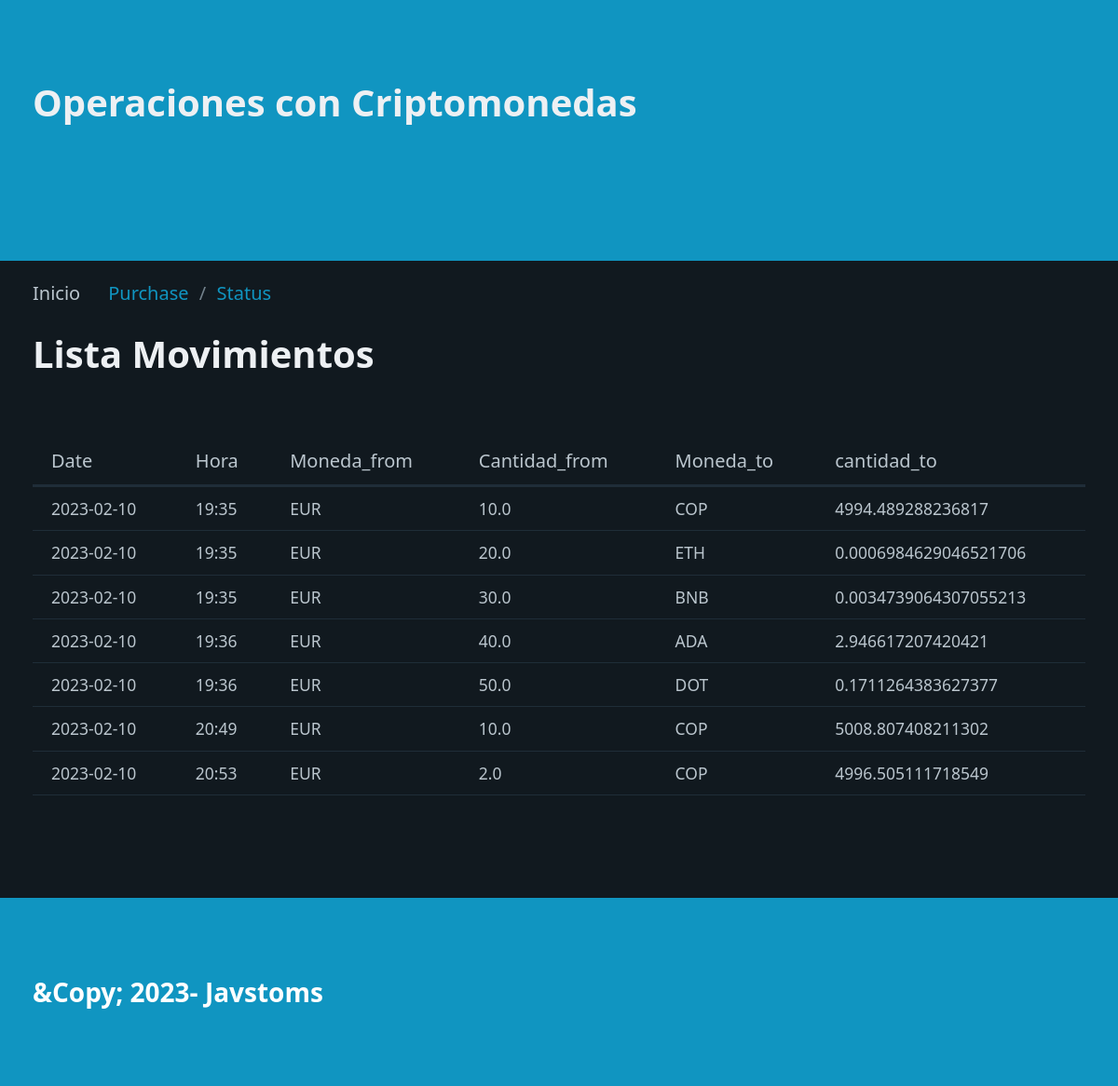
Before: / with the older database file.
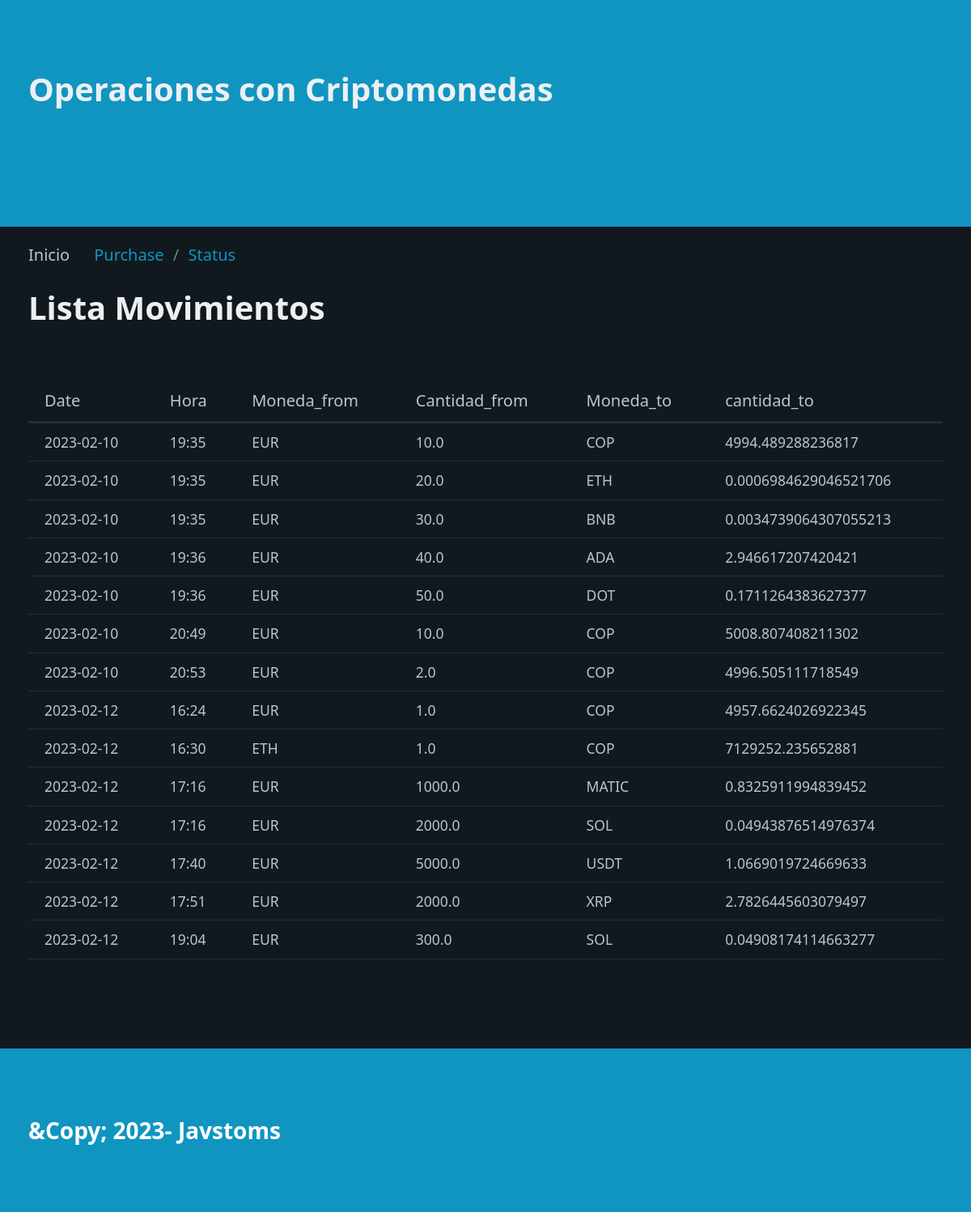
After: the same page with the newer database file.
### tables this page shows
CREATE TABLE "criptos" (
	"id"	INTEGER,
	"date"	TEXT NOT NULL,
	"hora"	TEXT NOT NULL,
	"Moneda_from"	TEXT NOT NULL,
	"Cantidad_from"	REAL NOT NULL,
	"Moneda_to"	TEXT NOT NULL,
	"cantidad_to"	REAL NOT NULL,
	PRIMARY KEY("id" AUTOINCREMENT)
);

### registros_ig/routes.py (the view)
@app.route("/")
def index():
    registros=select_all()
    return render_template("index.html", pageTitle="Registro y movimientos de Criptomonedas",data=registros, page='Inicio')

### registros_ig/models.py (called while the page is built)
def select_all():
    connet=Conexion("SELECT id,date,hora,Moneda_from,Cantidad_from,Moneda_to, cantidad_to FROM criptos order by date;")
    filas = connet.cur.fetchall()#capturo las filas de datos
    columnas = connet.res.description#capturo los nombres de columnas
    resultado = []#lista para guardar diccionario
    for fila in filas:
        dato = {}#diccionario para cada registro
        posicion = 0#posicion columna
        for campo in columnas:
            dato[campo[0]]=fila[posicion]
            posicion += 1
        resultado.append(dato)
    connet.con.close()
    return resultado

### registros_ig/templates/index.html
{% extends "base.html" %}
{%block section%}
<h1> Lista Movimientos</h1>
<table id="movements_table">
    <thead>
        <tr>
            <th>Date</th>
            <th>Hora</th>
            <th>Moneda_from</th>
            <th>Cantidad_from</th>
            <th>Moneda_to</th>
            <th>cantidad_to</th>
        </tr>
    </thead>
    <tbody>
        {%for movements in data%}
        <tr>
            <td>{{movements.date}}</td>
            <td>{{movements.hora}}</td>
            <td>{{movements.Moneda_from}}</td>
            <td>{{movements.Cantidad_from}}</td>
            <td>{{movements.Moneda_to}}</td>
            <td>{{movements.cantidad_to}}</td>
        </tr>
        {% endfor %}
    </tbody>
</table>
{%endblock%}

### registros_ig/templates/base.html (shortened to what this page needs)
<!DOCTYPE html>
<html lang="en">
<head>
    <link rel="stylesheet" href="/static/css/pico.css">
    <link rel="stylesheet" href="/static/css/styles.css">
</head>
<body>
    <header>
        <div class="container">
            <h1>Operaciones con Criptomonedas</h1>
        </div>
    </header>
    <nav class="container" aria-label="breadcrumb">
        <ul>
            {% if page == "Inicio" %}
            <li>Inicio</li>
            <li><a href="/purchase">Purchase</a></li>
            <li><a href="/status">Status</a></li>
            {% endif %}
        </ul>
    </nav>
    <section class ="container">
        {% block section %}
        {% endblock %}
    </section>
    <footer>
        <div class="container">
            &Copy; 2023- Javstoms
        </div>
    </footer>
</body>
</html>

### registros_ig/static/css/styles.css (style rules this page uses)
header,footer { background-color: var(--primary); color: var(--primary-inverse); font-size: 1.4em; font-weight: bold; }
body { min-height: 100vh; display: grid; grid-template-rows: auto 1fr auto; margin: 0 }

Changed rows visible on the page:
added criptos: date "2023-02-12", hora "16:24", Moneda_from "EUR", Cantidad_from "1.0", Moneda_to "COP", cantidad_to "4957.6624026922345"
added criptos: date "2023-02-12", hora "16:30", Moneda_from "ETH", Cantidad_from "1.0", Moneda_to "COP", cantidad_to "7129252.235652881"
added criptos: date "2023-02-12", hora "17:16", Moneda_from "EUR", Cantidad_from "1000.0", Moneda_to "MATIC", cantidad_to "0.8325911994839452"
added criptos: date "2023-02-12", hora "17:16", Moneda_from "EUR", Cantidad_from "2000.0", Moneda_to "SOL", cantidad_to "0.04943876514976374"
added criptos: date "2023-02-12", hora "17:40", Moneda_from "EUR", Cantidad_from "5000.0", Moneda_to "USDT", cantidad_to "1.0669019724669633"
added criptos: date "2023-02-12", hora "17:51", Moneda_from "EUR", Cantidad_from "2000.0", Moneda_to "XRP", cantidad_to "2.7826445603079497"
added criptos: date "2023-02-12", hora "19:04", Moneda_from "EUR", Cantidad_from "300.0", Moneda_to "SOL", cantidad_to "0.04908174114663277"
